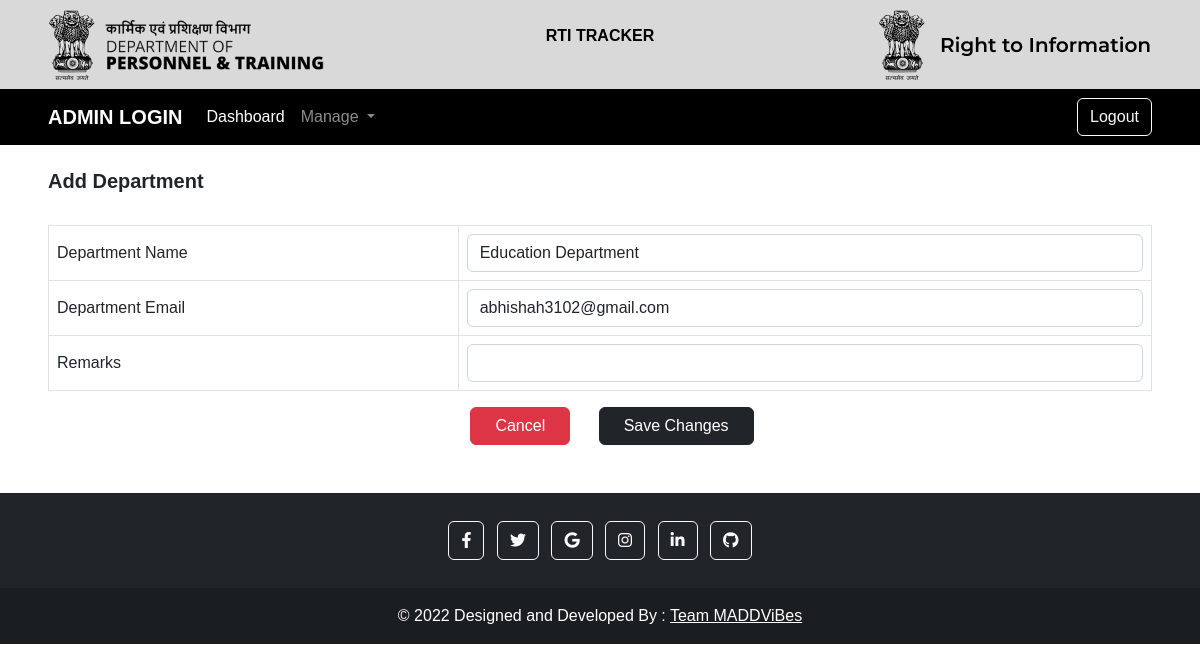
The app's page /Admin/editDepartment.php?id=1 (signed in) with its own data.
### tables this page shows
CREATE TABLE `tbldepartment` (
  `department_id` int(11) NOT NULL,
  `department_name` varchar(256) NOT NULL,
  `department_email` varchar(256) NOT NULL,
  `department_other` text NOT NULL,
  `is_active` tinyint(1) NOT NULL
);

### Admin/editDepartment.php (the view, shortened to what this page needs)
<?php
include "../header.php";
include '../connection.php';
if ((isset($_SESSION['username']) && isset($_SESSION['password']) && isset($_SESSION['auth']))) {
    include '../nav.php';
    include './nav.php';
?>
    <br>
    <div class="container-fluid px-5">
        <div class="row">
            <div class="col">
                <h5>Add Department</h5>
            </div>
        </div>
        <br>
        <?php
        $deptId = $_GET['id'];
        $deptSql = $conn->prepare("SELECT * FROM tbldepartment WHERE department_id = ?");
        $deptSql->bindParam(1, $deptId);
        $deptSql->execute();
        $department = $deptSql->fetch(PDO::FETCH_ASSOC);
        ?>
        <form action="./Backend/editDept.php" method="POST">
            <div class="row">
                <div class="col">
                    <table class="table table-bordered align-middle">
                        <tbody>
                            <tr>
                                <td>Department Name</td>
                                <td><input class="form-control" type="text" name="deptName" id="dept_name" value="<?php echo $department['department_name'] ?>" required></td>
                            </tr>
                            <tr>
                                <td>Department Email</td>
                                <td><input class="form-control" type="email" name="deptEmail" id="dept_email" value="<?php echo $department['department_email'] ?>" required></td>
                            </tr>
                            <tr>
                                <td>Remarks</td>
                                <td><input class="form-control" type="text" name="deptOthers" id="dept_others" value="<?php echo $department['department_other'] ?>"></td>
                            </tr>
                        </tbody>
                    </table>
                </div>
            </div>
            <div class="row">
                <div class="col text-center">
                    <a href="./department.php" class="btn btn-danger px-4 mx-4">Cancel</a>
                    <input class="btn btn-dark px-4" type="submit" name="addDept" value="Save Changes">
                </div>
            </div>
        </form>
    </div>
    <br><br>
    <?php include '../footer.php'; ?>
    </body>
    </html>
<?php
} else {
    echo "<script>window.alert(`Don't peep!`)</script>";
    echo "<script>window.open('../login.php','_self')</script>";
}
?>

### header.php (style rules this page uses)
* { font-family: Poppins, sans-serif; }
h5 { font-weight: 800; }

### records on screen
tbldepartment: deptName "Education Department", deptEmail "abhishah3102@gmail.com"
